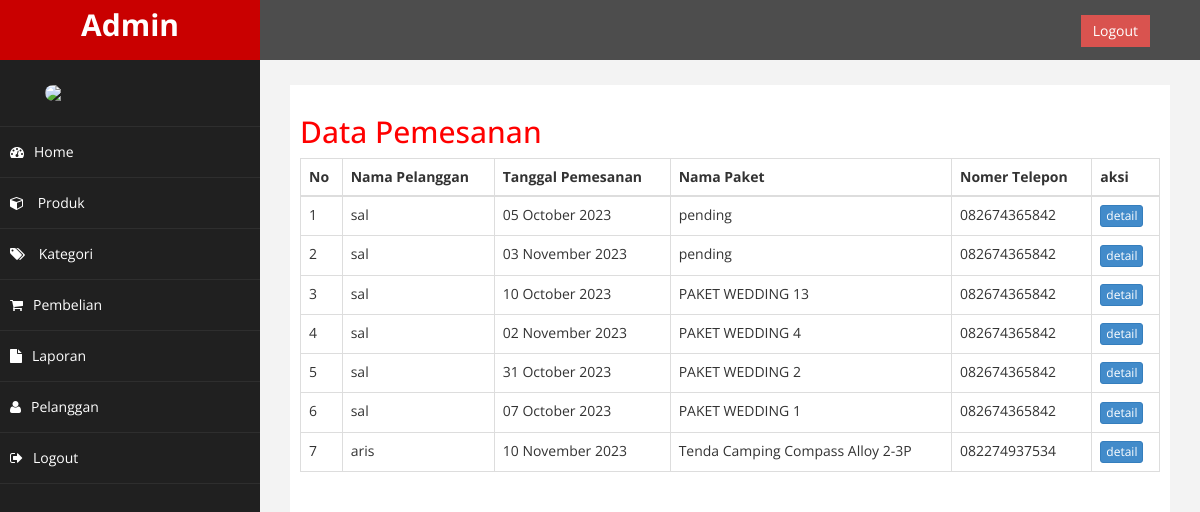
Page /admin/index.php?halaman=pembelian (signed in) on the committed database.
### tables this page shows
CREATE TABLE `pembelian` (
  `id_pembelian` int(11) NOT NULL,
  `id_pelanggan` int(11) NOT NULL,
  `tanggal_book` date NOT NULL,
  `id_produk` int(11) NOT NULL,
  `alamat_book` text NOT NULL,
  `nama_paket` varchar(100) NOT NULL DEFAULT 'pending',
  `tgl_pesan` date NOT NULL
);

CREATE TABLE `pelanggan` (
  `id_pelanggan` int(11) NOT NULL,
  `email_pelanggan` varchar(100) NOT NULL,
  `password_pelanggan` varchar(50) NOT NULL,
  `nama_pelanggan` varchar(100) NOT NULL,
  `telepon_pelanggan` varchar(100) NOT NULL,
  `alamat_pelanggan` text NOT NULL
);

### admin/pembelian_produk/pembelian.php (the view)
<h2>Data Pemesanan</h2>
<table class="table table-bordered">
    <thead>
        <tr>
            <th>No</th>
            <th>Nama Pelanggan</th>
            <th>Tanggal Pemesanan</th>
            <th>Nama Paket</th>
            <th>Nomer Telepon</th>
            <th>aksi</th>
        </tr>
    </thead>
    <tbody>
        <?php $no=1; ?>
        <?php $ambil = $koneksi->query("SELECT * FROM pembelian JOIN pelanggan ON pembelian.id_pelanggan = pelanggan.id_pelanggan"); ?>
        <?php while($pecah = $ambil->fetch_assoc()): ?>
        <tr>
            <td><?= $no; ?></td>
            <td><?= $pecah["nama_pelanggan"]; ?></td>
            <td><?= date("d F Y", strtotime($pecah["tanggal_book"])); ?></td>
            <td><?= $pecah["nama_paket"]; ?></td>
            <td><?= $pecah["telepon_pelanggan"] ?></td>
            <td>
                <a href="index.php?halaman=detail&id=<?= $pecah["id_pembelian"]; ?>"
                    class="btn btn-primary btn-xs">detail</a>
            </td>
        </tr>
        <?php $no++; ?>
        <?php endwhile; ?>
    </tbody>
</table>

### admin/assets/css/custom.css (style rules this page uses)
body { font-family: 'Open Sans', sans-serif; }
h2 { color: #f00; }

### rows in the picture
pembelian: id_pelanggan.nama_pelanggan "sal", tanggal_book "05 October 2023", nama_paket "pending", id_pelanggan.telepon_pelanggan "082674365842"
pembelian: id_pelanggan.nama_pelanggan "sal", tanggal_book "03 November 2023", nama_paket "pending", id_pelanggan.telepon_pelanggan "082674365842"
pembelian: id_pelanggan.nama_pelanggan "sal", tanggal_book "10 October 2023", nama_paket "PAKET WEDDING 13", id_pelanggan.telepon_pelanggan "082674365842"
pembelian: id_pelanggan.nama_pelanggan "sal", tanggal_book "02 November 2023", nama_paket "PAKET WEDDING 4", id_pelanggan.telepon_pelanggan "082674365842"
pembelian: id_pelanggan.nama_pelanggan "sal", tanggal_book "31 October 2023", nama_paket "PAKET WEDDING 2", id_pelanggan.telepon_pelanggan "082674365842"
pembelian: id_pelanggan.nama_pelanggan "sal", tanggal_book "07 October 2023", nama_paket "PAKET WEDDING 1", id_pelanggan.telepon_pelanggan "082674365842"
pembelian: id_pelanggan.nama_pelanggan "aris", tanggal_book "10 November 2023", nama_paket "Tenda Camping Compass Alloy 2-3P", id_pelanggan.telepon_pelanggan "082274937534"
